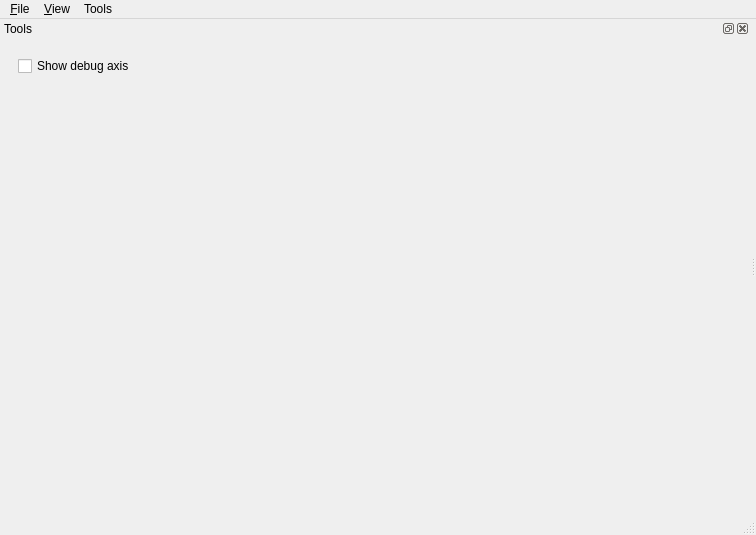
<?xml version="1.0" encoding="UTF-8"?>
<ui version="4.0">
 <class>EditorWindow</class>
 <widget class="QMainWindow" name="EditorWindow">
  <property name="geometry">
   <rect>
    <x>0</x>
    <y>0</y>
    <width>756</width>
    <height>535</height>
   </rect>
  </property>
  <property name="windowTitle">
   <string>Forge Editor</string>
  </property>
  <widget class="QWidget" name="centralwidget">
   <property name="sizePolicy">
    <sizepolicy hsizetype="Maximum" vsizetype="Maximum">
     <horstretch>0</horstretch>
     <verstretch>0</verstretch>
    </sizepolicy>
   </property>
  </widget>
  <widget class="QMenuBar" name="menubar">
   <property name="geometry">
    <rect>
     <x>0</x>
     <y>0</y>
     <width>756</width>
     <height>19</height>
    </rect>
   </property>
   <widget class="QMenu" name="menuFile">
    <property name="title">
     <string>&amp;File</string>
    </property>
    <addaction name="actionQuit"/>
   </widget>
   <widget class="QMenu" name="menuView">
    <property name="title">
     <string>&amp;View</string>
    </property>
    <addaction name="actionTools"/>
   </widget>
   <widget class="QMenu" name="menuTools">
    <property name="title">
     <string>Tools</string>
    </property>
    <addaction name="actionView_OpenGL_properties"/>
   </widget>
   <addaction name="menuFile"/>
   <addaction name="menuView"/>
   <addaction name="menuTools"/>
  </widget>
  <widget class="QStatusBar" name="statusbar"/>
  <widget class="QDockWidget" name="toolDock">
   <property name="sizePolicy">
    <sizepolicy hsizetype="Expanding" vsizetype="Expanding">
     <horstretch>0</horstretch>
     <verstretch>0</verstretch>
    </sizepolicy>
   </property>
   <property name="baseSize">
    <size>
     <width>0</width>
     <height>0</height>
    </size>
   </property>
   <property name="windowTitle">
    <string>Tools</string>
   </property>
   <attribute name="dockWidgetArea">
    <number>1</number>
   </attribute>
   <widget class="QWidget" name="toolDockContents">
    <layout class="QVBoxLayout" name="verticalLayout">
     <property name="sizeConstraint">
      <enum>QLayout::SetDefaultConstraint</enum>
     </property>
     <item>
      <widget class="QStackedWidget" name="toolStack">
       <property name="currentIndex">
        <number>0</number>
       </property>
       <widget class="QWidget" name="debugTools">
        <layout class="QVBoxLayout" name="verticalLayout_2">
         <item>
          <widget class="QCheckBox" name="debugAxisCheckBox">
           <property name="text">
            <string>Show debug axis</string>
           </property>
          </widget>
         </item>
         <item>
          <spacer name="verticalSpacer">
           <property name="orientation">
            <enum>Qt::Vertical</enum>
           </property>
           <property name="sizeHint" stdset="0">
            <size>
             <width>138</width>
             <height>396</height>
            </size>
           </property>
          </spacer>
         </item>
        </layout>
       </widget>
       <widget class="QWidget" name="page_2">
        <layout class="QVBoxLayout" name="verticalLayout_3"/>
       </widget>
      </widget>
     </item>
    </layout>
   </widget>
  </widget>
  <action name="actionTools">
   <property name="checkable">
    <bool>true</bool>
   </property>
   <property name="checked">
    <bool>true</bool>
   </property>
   <property name="text">
    <string>&amp;Tools dock</string>
   </property>
   <property name="toolTip">
    <string>Tools</string>
   </property>
  </action>
  <action name="actionToggle_Debug_Axis">
   <property name="text">
    <string>Toggle Debug Axis</string>
   </property>
   <property name="toolTip">
    <string>Toggle &amp;Debug Axis</string>
   </property>
  </action>
  <action name="actionQuit">
   <property name="text">
    <string>E&amp;xit</string>
   </property>
   <property name="shortcut">
    <string>Ctrl+Q</string>
   </property>
  </action>
  <action name="actionView_OpenGL_properties">
   <property name="text">
    <string>View OpenGL properties</string>
   </property>
   <property name="shortcut">
    <string>Ctrl+O</string>
   </property>
  </action>
 </widget>
 <resources/>
 <connections>
  <connection>
   <sender>actionTools</sender>
   <signal>toggled(bool)</signal>
   <receiver>toolDock</receiver>
   <slot>setVisible(bool)</slot>
   <hints>
    <hint type="sourcelabel">
     <x>-1</x>
     <y>-1</y>
    </hint>
    <hint type="destinationlabel">
     <x>84</x>
     <y>265</y>
    </hint>
   </hints>
  </connection>
  <connection>
   <sender>actionQuit</sender>
   <signal>triggered()</signal>
   <receiver>EditorWindow</receiver>
   <slot>close()</slot>
   <hints>
    <hint type="sourcelabel">
     <x>-1</x>
     <y>-1</y>
    </hint>
    <hint type="destinationlabel">
     <x>377</x>
     <y>267</y>
    </hint>
   </hints>
  </connection>
 </connections>
</ui>
